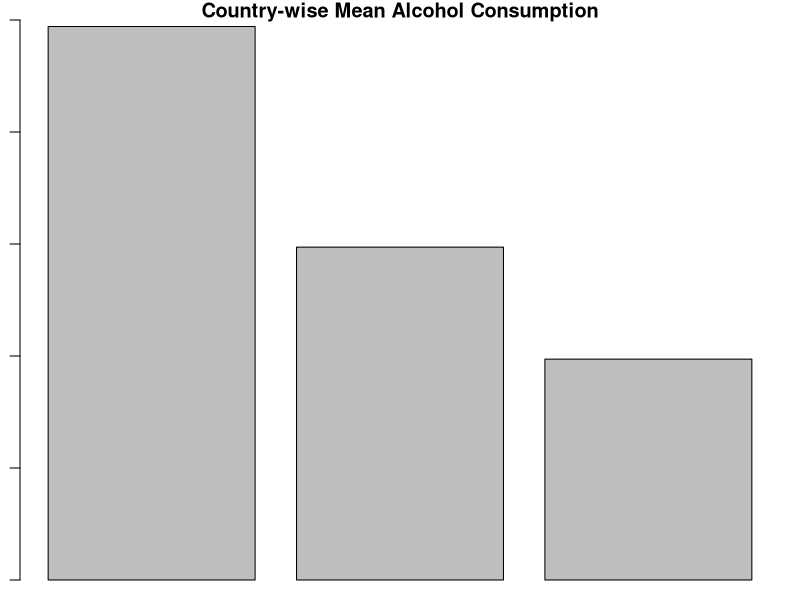
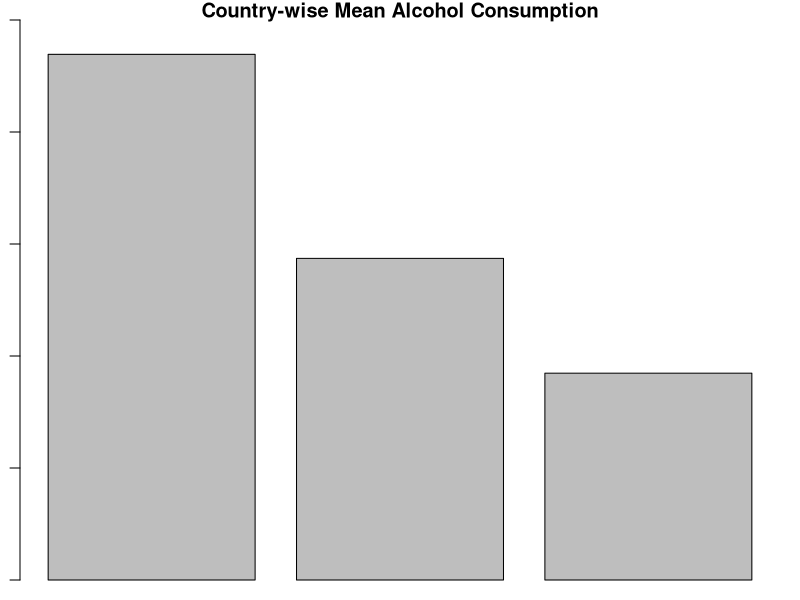

Recreate these plots in R, in order.

(data<-read.delim("file.txt"))


#a) For each year, display the country with maximum Beer consumption and minimum Wine consumption.
for (i in unique(data$Year)){
  subdata <- subset(data, (Year == i))
  print(paste(i,":"),quote = FALSE)
  print(paste("Country with maximum Beer consumption =",subset(subdata, Beer == max(subdata$Beer))[4]),quote = FALSE)
  print(paste("Country with minimum Wine consumption =",subset(subdata, Wine == min(subdata$Wine))[4]),quote = FALSE)
}

#b) Find the average alcohol consumption for each country.
for (i in unique(data$Country)){
  subdata <- subset(data, (Country == i))
  avg_alcohol_consumption <- mean(c(mean(subdata$Beer),mean(subdata$Wine),mean(subdata$Spirit)))
  print(paste("Average alcohol consumption of",i,"=",avg_alcohol_consumption),quote = FALSE)
}
#c) Find the Beer consumption for New Zealand for the year(s) when its spirit consumption was more than the mean spirit consumption.
nzdata <- subset(data, (Country == "NewZealand"))
nzspirit <- subset(nzdata, (Spirit>mean(nzdata$Spirit)))
print(paste(nzspirit$Year,"=",nzspirit$Beer))

#d) Find the average Beer consumption/Wine Consumption/Spirit consumption for each year.
for (i in unique(data$Year)){
  subdata <- subset(data, (Year == i))
  print(paste(i,":"),quote = FALSE)
  print(paste("Avg Beer Consumption =",mean(subdata$Beer)),quote = FALSE)
  print(paste("Avg Wine Consumption =",mean(subdata$Wine)),quote = FALSE)
  print(paste("Avg Spirit Consumption =",mean(subdata$Spirit)),quote = FALSE)
}

par(mar=c(1,1,1,1))
#e) Plot the mean Beer consumption/mean Wine consumption/mean Spirit consumption for each country using a suitable plot.
for (i in unique(data$Country)){
  subdata <- subset(data, (Country == i))
  print(paste(i,":"),quote = FALSE)
  barplot(c(mean(subdata$Beer),mean(subdata$Wine),mean(subdata$Spirit)), names.arg = c("Beer","Wine","Spirit"), xlab = "Alcohol", ylab = "Mean Consumption", main = "Country-wise Mean Alcohol Consumption", ylim = c(0,5.0))
}

